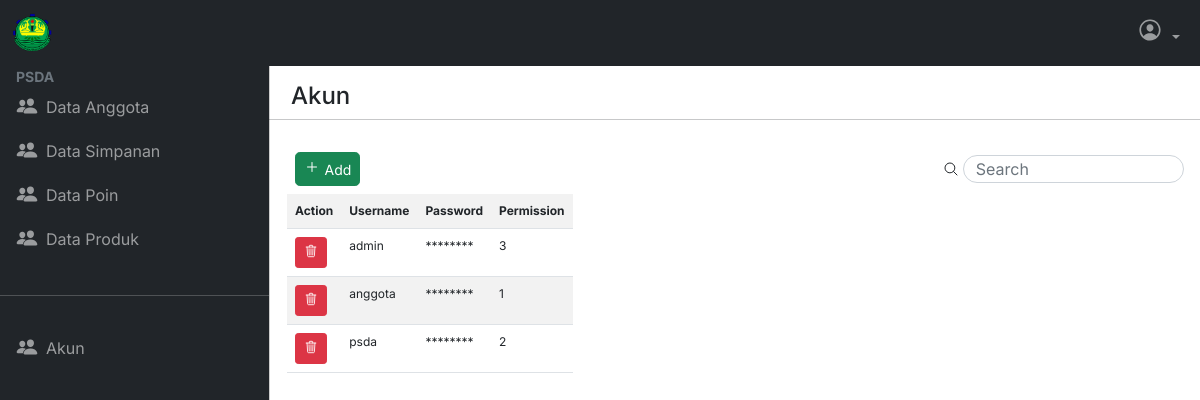
Screenshot of /index.php?page=akun (signed in) with the database file from the repository.
### tables this page shows
CREATE TABLE `users` (
  `username` varchar(50) NOT NULL,
  `password` varchar(300) NOT NULL,
  `permission` int(11) NOT NULL
);

### include/functions.php (called while the page is built, shortened)
<?php
require 'config.php';
$conn = mysqli_connect($server, $user, $pass, $db);
function query($query)
{
    global $conn;
    $result = mysqli_query($conn, $query);
    $data = [];
    while ($row = mysqli_fetch_array($result)) {
        $data[] = $row;
    }
    return $data;
}

### akun.php (the view)
<?php
$query = "SELECT * FROM users;";
$data = query($query);
?>
<div class="container p-0">
    <div class="row pt-3 mb-3">
        <div class="col">
            <h4 class="ps-3">Akun</h4>
        </div>
        <hr>
    </div>
    <div class="row mx-2 mb-2">
        <div class="col d-flex justify-content-between">
            <div class="col d-flex align-items-center">
                <a class="btn btn-success btn-sm text-white align-items-center me-2 rounded-3" href="regist.php">
                    <span class="fs-6 align-middle">
                        <ion-icon name="add-outline"></ion-icon>
                    </span>
                    <span class="align-middle">Add</span>
                </a>
                <ion-icon name="search-outline" class="ms-auto"></ion-icon>
                <form class="form w-25">
                    <input type="search" class="form-control d-flex rounded-pill ms-1" style="height: 28px;" placeholder="Search" aria-label="Search" id="fieldSearch" autocomplete="off">
                </form>
            </div>
        </div>
    </div>
    <div class="container overflow-scroll">
        <table class="table table-striped table-responsive tabel-data" style="font-size: 12px;" id="tableData">
            <tr>
                <?php if ($_SESSION['role'] == 3) { ?>
                    <th scope="col">Action</th>
                <?php } ?>
                <th scope="col">Username</th>
                <th scope="col">Password</th>
                <th scope="col">Permission</th>
            </tr>
            <?php foreach ($data as $d) { ?>
                <tr username="<?= $d['username'] ?>">
                    <?php if ($_SESSION['role'] == 3) { ?>
                        <td>
                            <a href="hapus.php?username=<?= $d['username'] ?>" type="button" onclick="return confirm('Apakah ingin menghapus') " class="btn btn-danger btn-sm">
                                <ion-icon name="trash-outline"></ion-icon>
                            </a>
                        </td>
                    <?php } ?>
                    <td><?= $d['username'] ?></td>
                    <td>********</td>
                    <td><?= $d['permission'] ?></td>
                </tr>
            <?php } ?>
        </table>
    </div>
</div>

### asset/css/style.css (style rules this page uses)
body, button { font-family: "Inter", sans-serif; }
.tabel-data { width: fit-content; }
td, th { width: max-content; }
:root { --offcanvas-width: 270px; --topNavbarHeight: 66px; }
@media (min-width:992px) { body { overflow: auto !important; } }

### rows the page displays
users: username "admin", permission "3"
users: username "anggota", permission "1"
users: username "psda", permission "2"
